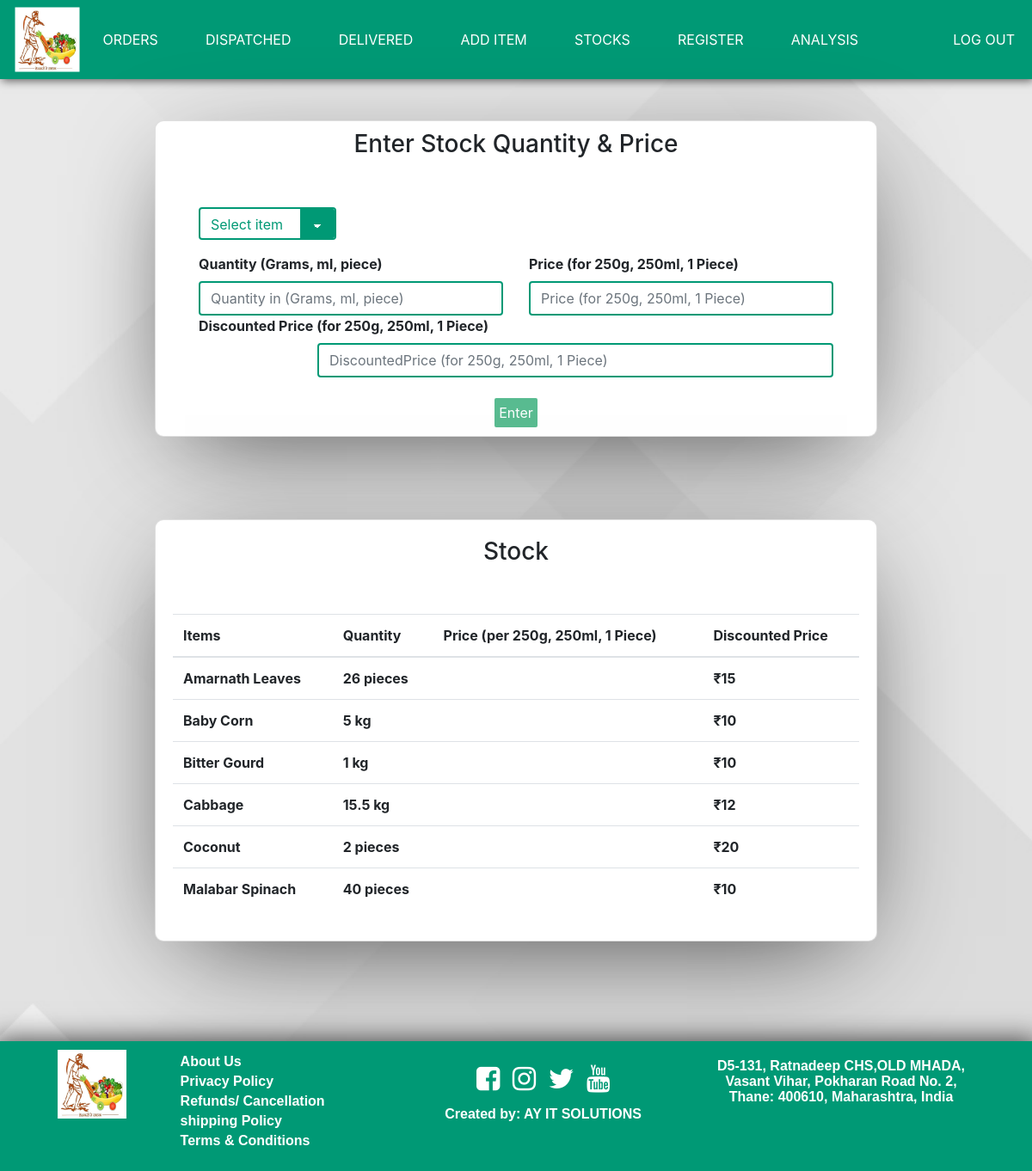
Page /owner/itemoption.php (signed in) on the earlier database version.
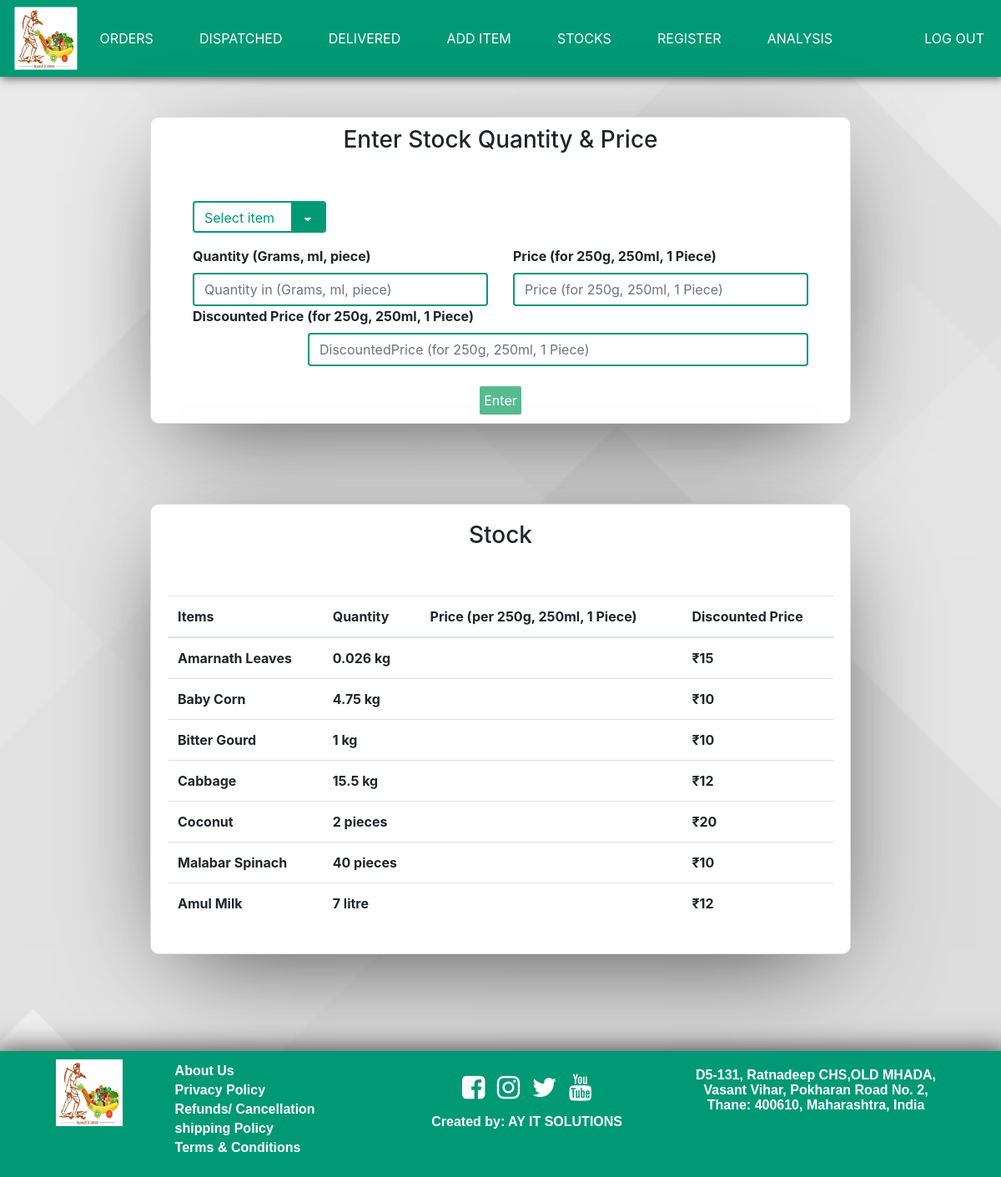
Same page on the later database version.
### tables this page shows
CREATE TABLE `items` (
  `item_id` int(11) NOT NULL,
  `i_eng` varchar(100) NOT NULL,
  `i_mar` varchar(100) NOT NULL,
  `i_hin` varchar(100) NOT NULL,
  `category_type` int(11) NOT NULL,
  `type` int(11) NOT NULL COMMENT '1-grams,2-gadi',
  `quantity` int(11) NOT NULL,
  `price` int(11) NOT NULL,
  `img` text NOT NULL
);

### owner/itemoption.php (the view, shortened to what this page needs)
<?php
include dirname(dirname(__FILE__)).DIRECTORY_SEPARATOR.'includes'.DIRECTORY_SEPARATOR.'dbconn.php';
 ?>
<!DOCTYPE html>
<html lang="en">
<head>
<link rel="stylesheet" href="https://cdnjs.cloudflare.com/ajax/libs/font-awesome/4.7.0/css/font-awesome.min.css">
<link rel="stylesheet" href="https://maxcdn.bootstrapcdn.com/bootstrap/4.0.0/css/bootstrap.min.css">
<link rel="stylesheet" href="../css/main.css">
<link rel="stylesheet" href="../css/cards.css">
</head>
<body background="../images/back2.jpg">
  <?php
    include dirname(dirname(__FILE__)).DIRECTORY_SEPARATOR.'includes'.DIRECTORY_SEPARATOR.'ownerheader.php';
   ?>
<br><br>
<div class="card ownercard" style="padding:10px 50px">
  <h3 style="text-align:center;">Enter Stock Quantity & Price</h3><br><br>
  <form class="" action="" method="post">
    <div class="form-group">
    <select class="form-control customselect smaller classic" name="item" id="item" required>
      <option value="" selected disabled>Select item</option>
    </select>
  </div>
  <div class="row">
    <div class="col">
      <div class="form-group">
      <label for quantity><b>Quantity (Grams, ml, piece)</b> </label>
        <input type="number" name="quantity" class="form-control category customselect classic"id="quantity" placeholder="Quantity in (Grams, ml, piece)">
      </div>
    </div>
    <br>
    <div class="col">
      <div class="form-group">
      <label for price><b>Price (for 250g, 250ml, 1 Piece)</b> </label>
        <input type="number" name="price" class="form-control category customselect classic"id="price" placeholder="Price (for 250g, 250ml, 1 Piece)">
      </div>
    </div>
  </div>
  <div class="row">
    <div class="col">
      <div class="form-group">
      <label for dprice><b>Discounted Price (for 250g, 250ml, 1 Piece)</b> </label>
        <input type="number" name="dprice" class="form-control category customselect classic"id="dprice" placeholder="DiscountedPrice (for 250g, 250ml, 1 Piece)">
      </div>
    </div>
  </div>
  <br>
  <div class="text-center">
      <button class="btn btngreen" name="itementry" id="btn">Enter</button>
  </div>
  </form>
</div>
<br><br><br><br>
<section id="stock">
<div class="card ownercard">
  <h3 style="text-align:center;">Stock</h3><br><br>
  <table class="table table-hover" style="padding:20px;">
<thead>
  <tr>
    <th scope="col">Items</th>
    <th scope="col">Quantity</th>
    <th scope="col">Price (per 250g, 250ml, 1 Piece)</th>
    <th scope="col">Discounted Price</th>
  </tr>
</thead>
<tbody>
    <?php
    $query = "SELECT * FROM items;";
    $result = mysqli_query($con, $query);
    if (mysqli_num_rows($result) > 0)
    {
        while ($row1 = mysqli_fetch_assoc($result)) {
            $quantity=$row1['quantity'];
            if ($quantity > 0) {
              $type=$row1['type'];
              if ($type==1) {
                $fquantity=$quantity/1000;
                $unit="kg";
              }
              else if ($type==2) {
                $fquantity=$quantity;
                if ($fquantity==1) {
                  $unit="piece";
                }
                else {
                $unit="pieces";
                }
              }else if ($type==3) {
                $fquantity=$quantity/1000;
                $unit="litre";
              }
            echo '
            <tr>
              <th scope="col">'.$row1['i_eng'].'</th>
              <th scope="col">'.$fquantity.' '.$unit.'</th>
              <th scope="col">'.$row1['non_discounted_price'].'</th>
              <th scope="col">₹'.$row1['price'].'</th>
            </tr>';
          }
        }
      }
     ?>
</tbody>
</table>
</div><br><br>
</section>
                <?php include dirname(dirname(__FILE__)).DIRECTORY_SEPARATOR.'includes'.DIRECTORY_SEPARATOR.'footer.php';   ?>
</body>
</html>

Differences in the rows shown:
changed items "Amarnath Leaves": quantity "26" → "0.026"; type "pieces" → "kg"
changed items "Baby Corn": quantity "5" → "4.75"
added items: i_eng "Amul Milk", quantity "7", type "litre", price "12"
